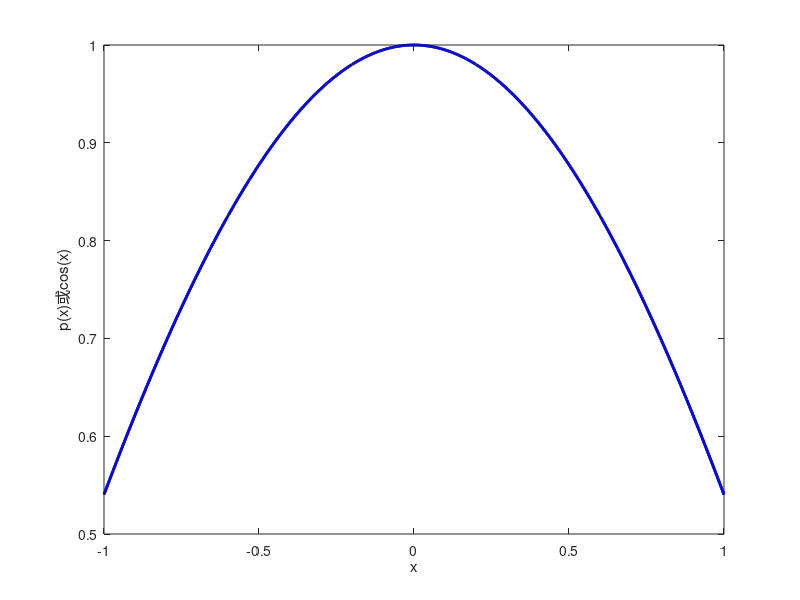

Reproduce this figure in MATLAB. (Note: this script raises an error after producing the figure.)
clear, clc, clf
LW = 'linewidth'; lw = 2;

n = 15;
x = linspace(-1, 1, n + 1)';
m = 1001;
xx = linspace(-1, 1, m)';
F = @sin;
f = F(x);
P = @cos;
p = P(xx);
pp = zeros(m, 1);

for k = 1:n
    l = ones(m, 1);
    sum = zeros(m, 1); % 公式(1)中大括号内的求和部分
    
    for j = 1:k - 1
        l = l .* (xx - x(j)) / (x(k) - x(j));
        sum = sum +1 ./ (xx - x(j));
    end
    
    for j = k + 1:n
        l = l .* (xx - x(j)) / (x(k) - x(j));
        sum = sum +1 ./ (xx - x(j));
    end
    
    pp = pp + f(k) * l .* sum;
end

R = abs(pp - p); %与真实解的误差绝对值
figure (1)
plot(xx, P(xx), 'k', LW, lw), hold on
plot(xx, pp, 'b', LW, lw);
xlabel('x');
ylabel('p(x)或cos(x)');
legend('exact', 'interpolant', 'location', 'nw');
figure (2)
semilogy(xx, R, 'k', LW, lw);
xlabel('x');
ylabel('error');
